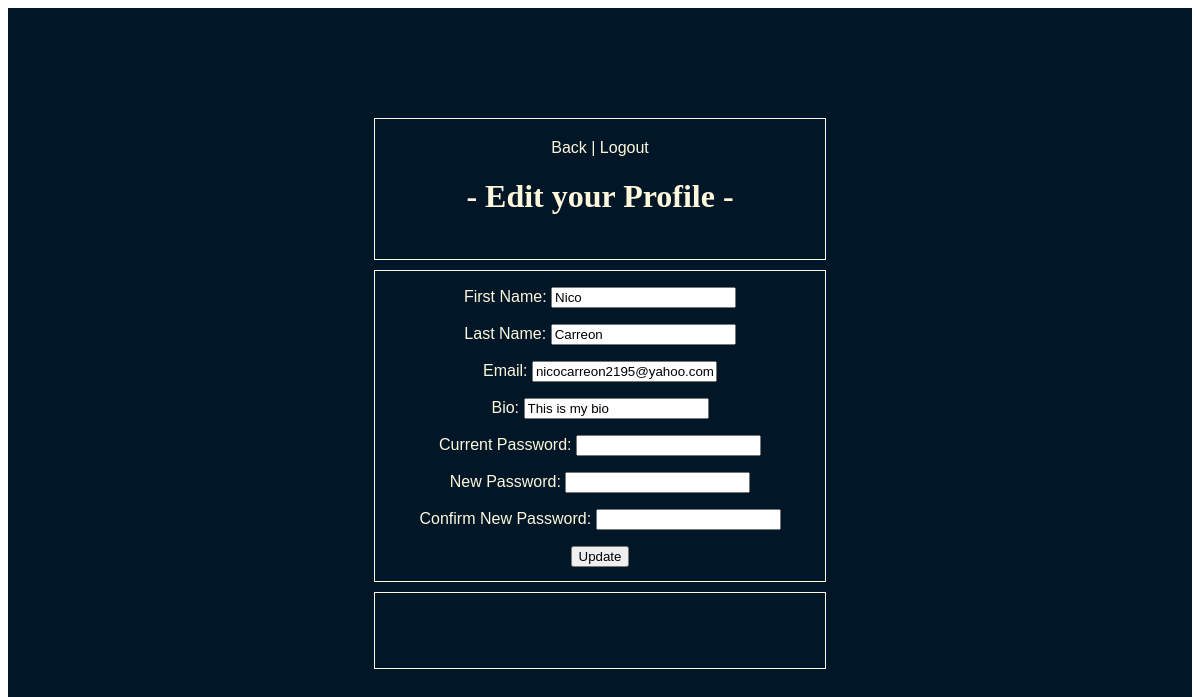
Before: /edit (signed in) with the older database file.
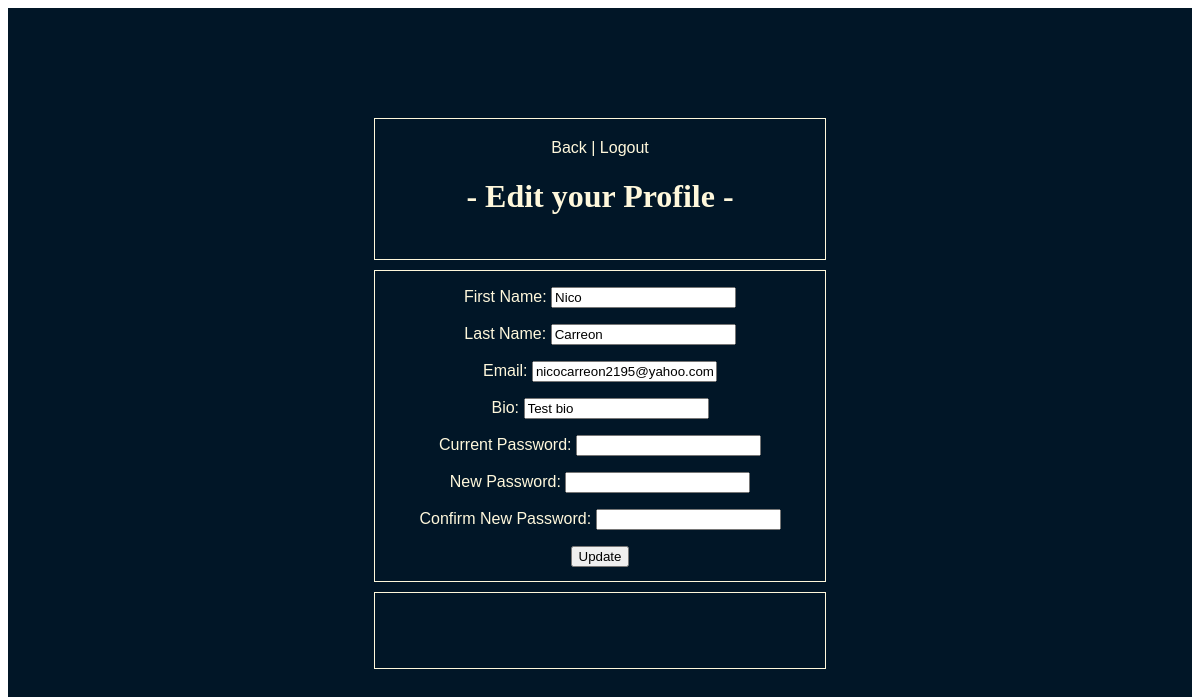
After: the same page with the newer database file.
### collectors_site_app/models.py (models this page shows)
class User(models.Model):
    first_name = models.CharField(max_length=50)
    last_name = models.CharField(max_length=50)
    email = models.CharField(max_length=50)
    bio = models.CharField(max_length=255, default='')
    password = models.CharField(max_length=50)
    created_at = models.DateTimeField(auto_now_add=True)
    updated_at = models.DateTimeField(auto_now=True)
    objects = UserManager()

### collectors_site_app/views.py (the view)
# urls.py: path('edit', views.edit),
def edit(request):
    if 'user' not in request.session:
        return redirect('/')
    context ={
        'user' : User.objects.get(id=request.session['id'])
    }
    return render(request, 'edit.html', context)

### collectors_site_app/templates/edit.html (shortened to what this page needs)
<!DOCTYPE html>
<html lang="en">
<head>
    {% load static %}
    <link rel="stylesheet" href="{% static 'edit.css' %}">
</head>
<body>
    <div id="container">
        <div class="header">
            <a class="back" href="/back">Back</a>
            <a class="logout" href="/logout">| Logout</a>
            <h1>- Edit your Profile -</h1>
        </div>
        <div class="form">
            <form id="edit_form" action="/edit_process" method="POST">
                <p>First Name: <input type="text" name="first_name" id="first_name" value="{{ user.first_name }}"></p>
                <p>Last Name: <input type="text" name="last_name" id="last_name" value="{{ user.last_name }}"></p>
                <p>Email: <input type="email" name="email" id="email" value="{{ user.email }}"></p>
                <p>Bio: <input type="text" name="bio" id="bio" value="{{user.bio}}"></p>
                <p>Current Password: <input type="password" name="password" id="password"></p>
                <p>New Password: <input type="password" name="new_password" id="new_password"></p>
                <p>Confirm New Password: <input type="password" name="confirm_pass" id="confirm_pass"></p>
                <input type="submit" value="Update">
            </form>
        </div>
        <div id="error_messages">
        </div>
    </div>
</body>
</html>

Changed rows visible on the page:
changed User "Nico": bio "This is my bio" → "Test bio"
